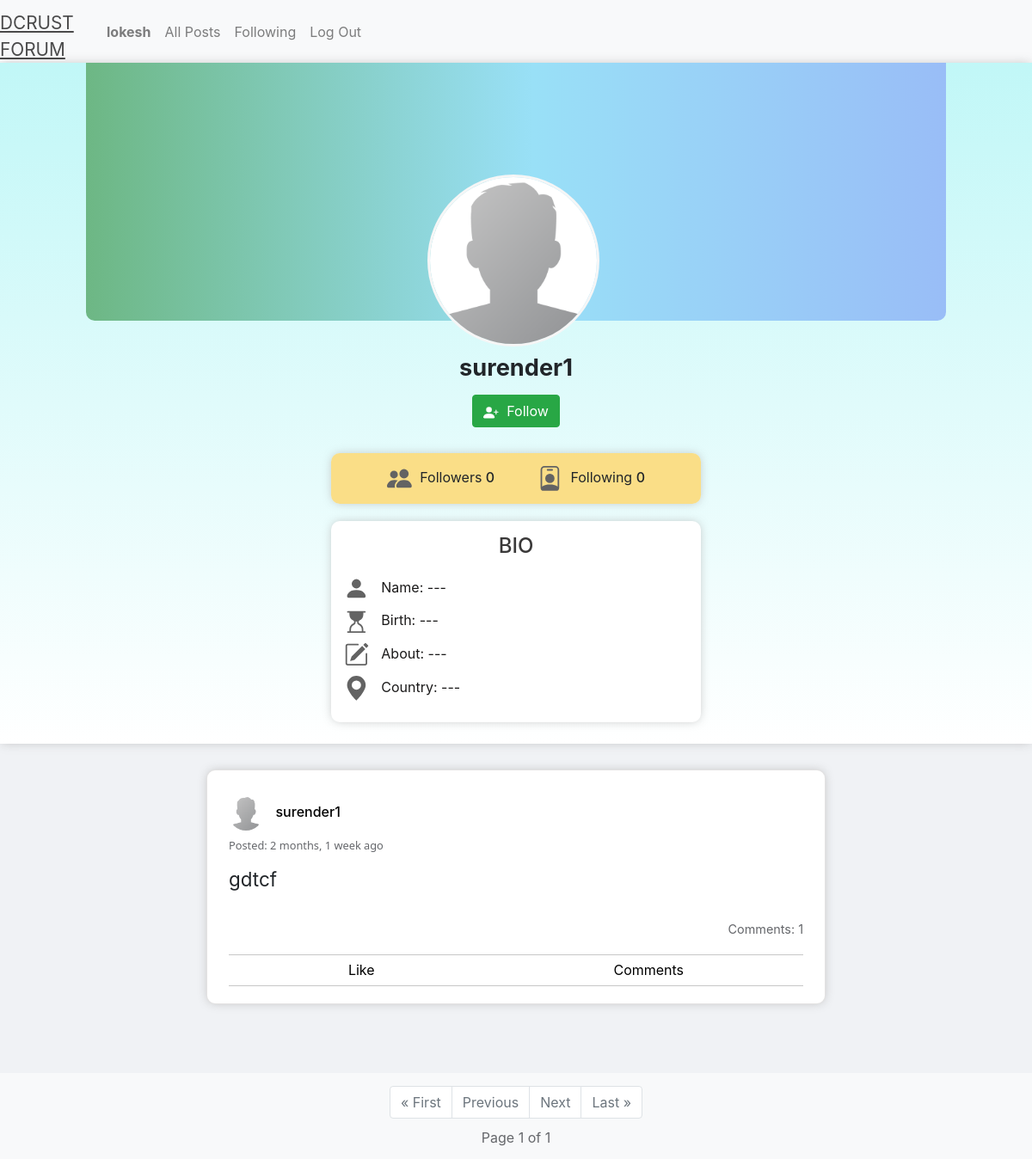
Screenshot of /user-profile/34 (signed in) with the database file from the repository.
### network/models.py (models this page shows, shortened)
class User(AbstractUser):
    is_email_verified=models.BooleanField(default=False)
    pass

class UserProfile(models.Model):
    user = models.OneToOneField(User, on_delete=models.CASCADE, related_name="profile")
    name = models.CharField(max_length=100, blank=True, null=True)
    date_of_birth = models.DateField(blank=True, null=True)
    about = models.TextField(blank=True, null=True)
    country = CountryField(blank=True, null=True)
    image = models.ImageField(default="profile_pics/default.png", upload_to="profile_pics")

class Post(models.Model):
    user = models.ForeignKey(User, on_delete=models.CASCADE, verbose_name="posted by", related_name="posts")
    content = models.TextField(blank=False)
    date = models.DateTimeField(auto_now_add=True, null=False, blank=True, verbose_name="posted on")
    class Meta:
        verbose_name = "post"
        verbose_name_plural = "posts"

### network/views.py (the view)
# urls.py: path("user-profile/<int:user_id>", views.user_profile, name="user-profile"),
@login_required(login_url="network:login")
def user_profile(request, user_id):
    user_data = User.objects.get(pk=user_id)
    posts = user_data.posts.order_by("-date").all()
    following_id_list = Following.objects.filter(user=user_id).values_list('user_followed', flat=True)
    followers_id_list = Following.objects.filter(user_followed=user_id).values_list('user_id', flat=True)
    following_user_list = User.objects.filter(id__in=following_id_list)
    followers_user_list = User.objects.filter(id__in=followers_id_list)
    paginator = Paginator(posts, 10)
    page_number = request.GET.get('page')
    page_obj = paginator.get_page(page_number)
    return render(request, "network/user_profile.html", {
        "user_data": user_data,
        "following": following_user_list,
        "followers": followers_user_list,
        "page_obj": page_obj,
        "comment_form": CreateCommentForm(auto_id=False)
    })

### network/templatetags/custom_tags.py (called while the page is built)
@register.filter
@stringfilter
def upto(value, delimiter=None):
    return value.split(delimiter)[0]

### network/templates/network/user_profile.html (shortened to what this page needs)
{% extends "network/layout.html" %}
{% load static %}
{% load i18n %}
{% block extra_css %}
    <link href="{% static 'network/user_profile.css' %}" rel="stylesheet">
{% endblock %}
{% block body %}
    <div class="user-profile">
        <div class="profile-picture">
            <img src="{{ user_data.profile.image.url }}" alt="{{ user_data.username }}" class="round-picture">
        </div>
        <div class="profile-username">
            {{ user_data.username }}
        </div>
        <div class="profile-buttons">
            {% if user.id != user_data.id %}
                <form action="{% url 'network:follow-unfollow' user_id=user_data.id %}" method="POST">
                {% if user in followers%}
                        <button type="submit" class="btn btn-danger unfollow">
                            <svg viewBox="0 0 16 16" class="bi bi-person-x-fill" fill="currentColor" xmlns="http://www.w3.org/2000/svg">
                                <path fill-rule="evenodd" d="M1 14s-1 0-1-1 1-4 6-4 6 3 6 4-1 1-1 1H1zm5-6a3 3 0 1 0 0-6 3 3 0 0 0 0 6zm6.146-2.854a.5.5 0 0 1 .708 0L14 6.293l1.146-1.147a.5.5 0 0 1 .708.708L14.707 7l1.147 1.146a.5.5 0 0 1-.708.708L14 7.707l-1.146 1.147a.5.5 0 0 1-.708-.708L13.293 7l-1.147-1.146a.5.5 0 0 1 0-.708z"/>
                            </svg>
                            {% trans "Unfollow" %}
                        </button>
                {% else %}
                        <button type="submit" class="btn btn-success follow">
                            {% trans "Follow" %}
                        </button>
                {% endif %}
                </form>
            {% endif %}
        </div>
        <div class="profile-following info-card">
            <div class="followers">
                <span class="follow-text">
                    Followers <span class="follow-count">{{ followers.count }}</span>
                </span>
            </div>
            <div class="following">
                <span class="follow-text">
                    Following <span class="follow-count">{{ following.count }}</span>
                </span>
            </div>
        </div>
        <div class="bio info-card">
            <h4>BIO</h4>
            <div class="profile-name">
                <svg viewBox="0 0 16 16" class="bi bi-person-fill profile-icon" fill="currentColor" xmlns="http://www.w3.org/2000/svg">
                    <path fill-rule="evenodd" d="M3 14s-1 0-1-1 1-4 6-4 6 3 6 4-1 1-1 1H3zm5-6a3 3 0 1 0 0-6 3 3 0 0 0 0 6z"/>
                </svg>
                <span>
                    {% trans "Name:" %}
                    {% if user_data.profile.about == "" or user_data.profile.about is None %}
                        ---
                    {% else %}
                        {{ user_data.profile.name }}
                    {% endif %}
                </span>
            </div>
            <div class="profile-birth">
                <span>
                    {% trans "Birth:" %}
                    {% if user_data.profile.about == "" or user_data.profile.about is None %}
                        ---
                    {% else %}
                        {{ user_data.profile.date_of_birth | date:"d.m.Y" }}
                    {% endif %}
                </span>
            </div>
            <div class="profile-about">
                <span>
                    {% trans "About:" %}
                    {% if user_data.profile.about == "" or user_data.profile.about is None %}
                        ---
                    {% else %}
                        {{ user_data.profile.about }}
                    {% endif %}
                </span>
            </div>
            <div class="profile-country">
                <svg viewBox="0 0 16 16" class="bi bi-geo-alt-fill profile-icon" fill="currentColor" xmlns="http://www.w3.org/2000/svg">
                    <path fill-rule="evenodd" d="M8 16s6-5.686 6-10A6 6 0 0 0 2 6c0 4.314 6 10 6 10zm0-7a3 3 0 1 0 0-6 3 3 0 0 0 0 6z"/>
                </svg>
                <span>
                    {% trans "Country:" %}
                    {% if user_data.profile.country == ""  or user_data.profile.about is None %}
                        ---
                    {% else %}
                        {{ user_data.profile.country.name }}
                    {% endif %}
                </span>
            </div>
        </div>
    </div>
    {% for post in page_obj.object_list%}
        {% include "network/posts.html"%}
    {% empty %}
        <div class="no-posts">
            {% trans "No posts yet" %}
        </div>
    {% endfor %}
        {% include "network/paginator.html"%}
{% endblock %}

### network/templates/network/layout.html (shortened to what this page needs)
{% load static %}
{% load i18n %}
<!DOCTYPE html>
<html lang="en">
    <head>
        <link rel="stylesheet" href="https://stackpath.bootstrapcdn.com/bootstrap/4.4.1/css/bootstrap.min.css">
        <link href="https://emoji-css.afeld.me/emoji.css" rel="stylesheet">
        <link href="{% static 'network/main_styles.css' %}" rel="stylesheet">
        <link href="{% static 'network/post_comment_styles.css' %}" rel="stylesheet">
        {% block extra_css %}
        {% endblock %}
    </head>
    <body>
        <nav class="nav-grid bg-light">
            <a class="network-link" href="{% url 'network:index'%}">DCRUST FORUM</a>
            <nav class="navbar navbar-expand-md navbar-light">
                <div class="collapse navbar-collapse" id="navbarNav">
                  <ul class="navbar-nav mr-auto">
                    {% if user.is_authenticated %}
                        <li class="nav-item">
                            <a class="nav-link" href="{% url 'network:user-profile' user_id=user.id%}"><strong>{{ user.username }}</strong></a>
                        </li>
                    {% endif %}
                    <li class="nav-item">
                      <a class="nav-link" href="{% url 'network:index'%}">{% trans "All Posts" %}</a>
                    </li>
                    {% if user.is_authenticated %}
                        <li class="nav-item">
                            <a class="nav-link" href="{% url 'network:following'%}">{% trans "Following" %}</a>
                        </li>
                        <li class="nav-item">
                            <a class="nav-link" href="{% url 'network:logout' %}">{% trans "Log Out" %}</a>
                        </li>
                    {% endif %}
                  </ul>
                </div>
              </nav>
        </nav>
        <div class="body">
            {% block body %}
            {% endblock %}
        </div>
    </body>
</html>

### network/templates/network/posts.html (shortened to what this page needs)
{% load custom_tags %}
{% load i18n %}
<div class="post-comment-element">
    <div class="post" id='post_{{ post.id }}'>
        <div class="post-user">
            <img class="round-picture post-profile-picture" src="{{ post.user.profile.image.url }}" title={{ post.user }} alt="profile picture">
            <a href="{% url 'network:user-profile' user_id=post.user.id %}">{{ post.user }}</a>
        </div>
        <div class="post-date">
            {% trans "Posted: " %} {{post.date|timesince}} {% trans "ago" %}
        </div>
        <div class="content post-content short">
            {{ post.content}}
        </div>
        <div class="like-data">
            <ul class="emoji-list">
            </ul>
        </div>
        <div class="comment-data">
            <span class="comment-count">{% trans "Comments:" %} {{post.comments.all.count}}</span>
        </div>
        {% if user.is_authenticated %}
        <div class="like-comment-control">
            <div class="like-panel">
                <button class="like-button" name="like">{% trans "Like" %}</button>
            </div>
            <button class="comment-button" data-toggle="collapse" data-target="#post_{{ post.id }} ~ .comment-section" aria-expanded="false" aria-controls="comment-section">{% trans "Comments" %}</button>
        </div>
        {% endif %}
    </div>
</div>

### network/templates/network/comments.html (shortened to what this page needs)
{% load custom_tags %}
{% load i18n %}

### network/templates/network/paginator.html
{% load i18n %}
<nav class="page-nav bg-light" aria-label="Page navigation">
    <ul class="pagination justify-content-center">
        {% if page_obj.has_previous %}
            <li class="page-item">
                <a class="page-link" href="?page=1">&laquo; {% trans "First" %}</a>
            </li>
            <li class="page-item">
                <a class="page-link" href="?page={{ page_obj.previous_page_number }}">{% trans "Previous" %}</a>
            </li>
        {% else %}
            <li class="page-item disabled">
                <a class="page-link" href="?page=1">&laquo; {% trans "First" %}</a>
            </li>
            <li class="page-item disabled">
                <a class="page-link" href="?page=1">{% trans "Previous" %}</a>
            </li>
        {% endif %}
        {% if page_obj.has_next %}
            <li class="page-item ">
                <a class="page-link" href="?page={{ page_obj.next_page_number }}">{% trans "Next" %}</a>
            </li>
            <li class="page-item">
                <a class="page-link" href="?page={{ page_obj.paginator.num_pages }}">{% trans "Last" %} &raquo;</a>
            </li>
        {% else %}
            <li class="page-item disabled">
                <a class="page-link" href="?page={{ page_obj.paginator.num_pages }}">{% trans "Next" %}</a>
            </li>
            <li class="page-item disabled">
                <a class="page-link" href="?page={{ page_obj.paginator.num_pages }}">{% trans "Last" %} &raquo;</a>
            </li>
        {% endif %}
    </ul>
    <div class="current-page">
        {% trans "Page" %} {{ page_obj.number }} {% trans "of" %} {{ page_obj.paginator.num_pages }}
    </div>
</nav>

### network/static/network/main_styles.css (style rules this page uses)
:root { --secondary-text: rgb(101, 103, 107); --secondary-text-family: "Segoe UI", Helvetica, Arial, sans-serif; --hover-color: rgba(128, 128, 128, 0.15); }
html { position: relative; min-height: 100%; }
body { background-color: #F0F2F5; margin: 0 0 180px; }
.round-picture { border-radius: 50%; object-fit: cover; }
.info-card { padding: 15px; border-radius: 10px; background: white; box-shadow: 0px 0px 12px -2px rgba(173,173,173,0.8); max-width: 430px; }
.nav-grid { display:grid!important; grid-template-columns: 100px 5fr 90px; grid-auto-rows: minmax(56px, auto); }
.nav-grid .network-link { padding-top: 11px; justify-self: end; font-size: 1.3em; font-weight: 1.3em; color: rgba(0,0,0, 0.5); }
.nav-grid .navbar-collapse li { text-align: center; }
.page-nav { position: absolute; width: 100%; height: 100px; bottom: 0px; }
.page-nav .pagination { padding-top: 15px; margin-bottom: 0px; }
.page-nav .current-page { padding: 10px 0px; text-align: center; color: var(--secondary-text) }

### network/static/network/post_comment_styles.css (style rules this page uses)
.post-comment-element { margin: 30px auto; max-width: 40%; padding: 5px; border-radius: 10px; border: 1px solid #cac7c785; background-color: white; box-shadow: 0px 0px 12px -2px rgba(173,173,173,0.8); }
.post { margin: 0px auto; padding: 25px 20px 15px 20px; }
.post { display: grid; grid-template-columns: repeat(12, 1fr); grid-template-rows: repeat(3, minmax(40px, auto)) minmax(0px, auto) minmax(40px, auto) minmax(0px, auto); }
.post-user { grid-column: 1/12; grid-row: 1/2; }
.post-date { grid-column: 1/13; grid-row: 2/3; }
.post-content { grid-column: 1/13; grid-row: 3/4; }
.post .like-data { grid-column: 1/7; grid-row: 5/6; }
.comment-data { grid-column: 7/13; grid-row: 5/6; }
.post .like-comment-control { grid-column: 1/13; grid-row: 6/7; display: grid; }
.post .like-panel { grid-column: 1/7; grid-row: 1/2; }
.post .comment-button { grid-column: 7/13; grid-row: 1/2; }
.post-profile-picture { height: 40px; width: 40px; }
.post-user a { padding-left: 10px; font-weight: 500; color: black; }
.post-date { align-self: top; font-family: var(--secondary-text-family); font-size: 0.8em; font-weight: 350; padding-top: 8px; color: var(--secondary-text) }
.post-content { padding-bottom: 30px; font-size: 1.4em; }
.content { max-height: none; line-height: 1.5em; overflow-wrap: break-word; overflow: hidden; }
.content.short { max-height: 120px; }
.post .like-data { align-self: top; }
.emoji-list { display: inline; }
.comment-data { align-self: top; justify-self: end; font-size: 0.9em; font-weight: 380; color: var(--secondary-text); }
.post .like-comment-control { border-top: 1px solid rgba(128, 128, 128, 0.438); border-bottom: 1px solid rgba(128, 128, 128, 0.438); }
.like-comment-control { position: relative; }
.like-comment-control button { background: transparent; border: none; border-radius: 7px; padding: 5.5px 0px; }
.post .like-button { width: 100%; height: 100%; }
@media screen and (max-width: 1500px) { .post-comment-element, .post-form-wrapper { max-width: 50%; } }
@media screen and (max-width: 1200px) { .post-comment-element, .post-form-wrapper { max-width: 60%; } }

### rows the page displays
User: username "lokesh"
User: profile.image (placeholder picture), username "surender1"
Post: user.profile.image (placeholder picture), user "surender1", date "2 months, 1 week", content "gdtcf", comments.all.count "1"

### other values shown
{{ followers.count }} "0"
{{ following.count }} "0"
{{ page_obj.number }} "1"
{{ page_obj.paginator.num_pages }} "1"
